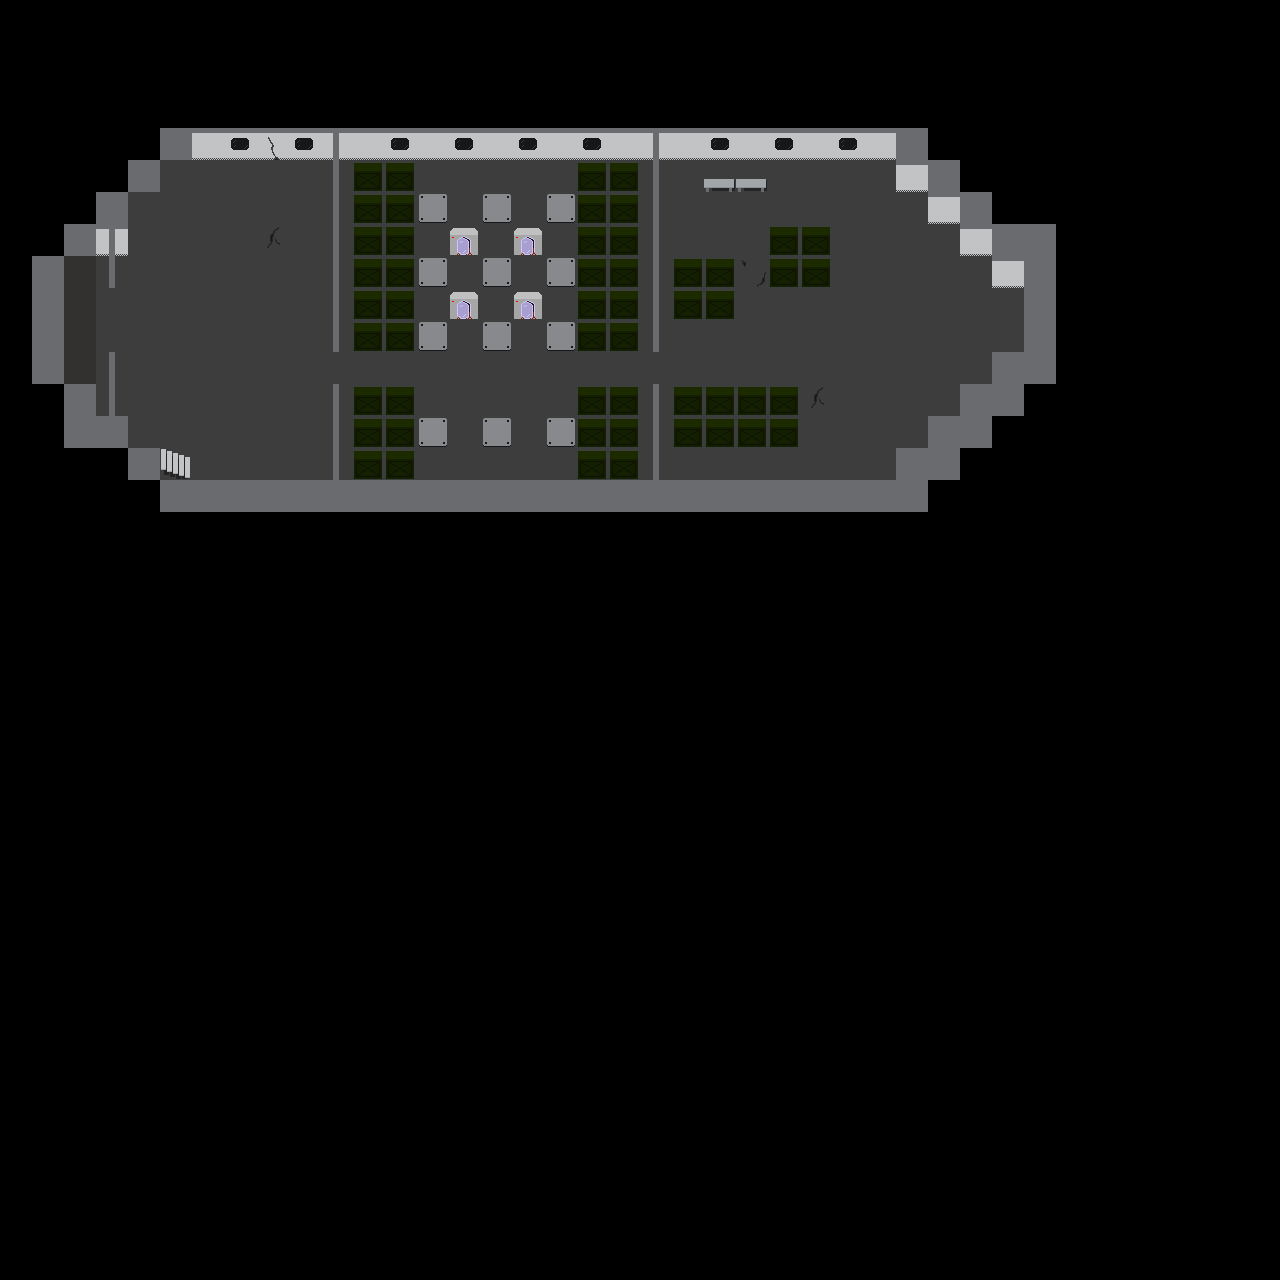

This game map was drawn from its Tiled (.tmx) file and the tilesets committed beside it. A one-line description and the trimmed map source follow:
An orthogonal 40x40 tile map with 32x32 px tiles, 2 tile layers (BOT_1, BOT_2), 4 hidden layers not drawn, 2 tilesets and 40 objects (console_bot, exit_bot, stairs_bot, exit_bot_2, animal_stasis_pot_1, ...).

<map version="1.0" orientation="orthogonal" renderorder="right-down" width="40" height="40" tilewidth="32" tileheight="32" nextobjectid="34">
 <tileset firstgid="1" name="tileset" tilewidth="32" tileheight="32" tilecount="240" columns="20">
  <image source="Tilesets/tileset.png" width="640" height="400" />
  <tile id="0">
   <objectgroup draworder="index">
    <object id="1" x="0" y="0" width="32" height="32" />
   </objectgroup>
  </tile>
  <tile id="1">
   <objectgroup draworder="index">
    <object id="4" x="0" y="0" width="32" height="32" />
   </objectgroup>
  </tile>
  <tile id="20">
   <objectgroup draworder="index">
    <object id="1" x="13" y="0" width="7" height="32" />
   </objectgroup>
  </tile>
  <tile id="22">
   <objectgroup draworder="index">
    <object id="1" x="0" y="0" width="32" height="32" />
   </objectgroup>
  </tile>
  <tile id="25">
   <objectgroup draworder="index">
    <object id="1" x="0" y="0" width="32" height="32" />
   </objectgroup>
  </tile>
  <tile id="40">
   <objectgroup draworder="index">
    <object id="1" x="0" y="0" width="32" height="32" />
   </objectgroup>
  </tile>
  <tile id="42">
   <objectgroup draworder="index">
    <object id="1" x="0" y="0" width="32" height="32" />
   </objectgroup>
  </tile>
  <tile id="45">
   <objectgroup draworder="index">
    <object id="1" x="0" y="0" width="32" height="32" />
   </objectgroup>
  </tile>
  <tile id="80">
   <objectgroup draworder="index">
    <object id="1" x="0.363636" y="19.2727" width="29.6364" height="8.54545" />
   </objectgroup>
  </tile>
  <tile id="81">
   <objectgroup draworder="index">
    <object id="1" x="0.909091" y="18.9091" width="30" height="9.45455" />
   </objectgroup>
  </tile>
  <tile id="82">
   <objectgroup draworder="index">
    <object id="1" x="23.6364" y="8" width="6.90909" height="21.8182" />
   </objectgroup>
  </tile>
  <tile id="83">
   <objectgroup draworder="index">
    <object id="1" x="1.63636" y="2.54545" width="28.3636" height="28.1818" />
   </objectgroup>
  </tile>
  <tile id="85">
   <objectgroup draworder="index">
    <object id="1" x="2" y="3.81818" width="27.4545" height="27.2727" />
   </objectgroup>
  </tile>
 </tileset>
 <tileset firstgid="241" name="animations" tilewidth="32" tileheight="32" tilecount="80" columns="10">
  <image source="Tilesets/animations.png" width="320" height="256" />
  <tile id="0">
   <objectgroup draworder="index">
    <object id="1" x="8.36364" y="0" width="18.7273" height="32" />
   </objectgroup>
  </tile>
  <tile id="1">
   <objectgroup draworder="index">
    <object id="1" x="9.63636" y="3.27273" width="14.9091" height="28.9091" />
   </objectgroup>
  </tile>
  <tile id="2">
   <objectgroup draworder="index">
    <object id="1" x="9.81818" y="3.27273" width="14.7273" height="28.7273" />
   </objectgroup>
  </tile>
  <tile id="3">
   <objectgroup draworder="index">
    <object id="1" x="8.18182" y="2.36364" width="15.8182" height="29.4545" />
   </objectgroup>
  </tile>
  <tile id="4">
   <objectgroup draworder="index">
    <object id="1" x="8.36364" y="4" width="15.0909" height="28.5455" />
   </objectgroup>
  </tile>
  <tile id="5">
   <objectgroup draworder="index">
    <object id="1" x="9.81818" y="4.36364" width="14.3636" height="27.4545" />
   </objectgroup>
  </tile>
  <tile id="6">
   <objectgroup draworder="index">
    <object id="1" x="10" y="4.36364" width="16.3636" height="27.0909" />
   </objectgroup>
  </tile>
  <tile id="7">
   <objectgroup draworder="index">
    <object id="1" x="10.5455" y="6" width="14.5455" height="26.1818" />
   </objectgroup>
  </tile>
  <tile id="8">
   <objectgroup draworder="index">
    <object id="1" x="8.90909" y="2.90909" width="18.1818" height="28.5455" />
   </objectgroup>
  </tile>
  <tile id="9">
   <objectgroup draworder="index">
    <object id="1" x="7.81818" y="4.72727" width="17.4545" height="27.0909" />
   </objectgroup>
  </tile>
 </tileset>
 <layer name="BOT_1" width="40" height="40">
  <properties>
   <property name="level_layer" type="int" value="0" />
  </properties>
  <data>[1600 cells, 345 non-empty, 6 distinct tile ids]</data>
 </layer>
 <layer name="BOT_2" width="40" height="40">
  <properties>
   <property name="level_layer" type="int" value="0" />
  </properties>
  <data>[1600 cells, 89 non-empty, 11 distinct tile ids]</data>
 </layer>
 <objectgroup name="BOT_O">
  <object id="11" name="console_bot" gid="82" x="672" y="189" width="32" height="32">
   <properties>
    <property name="action" value="destroy:exit_bot|exit_bot_2" />
   </properties>
  </object>
  <object id="12" name="exit_bot" gid="21" x="96.0568" y="352.094" width="32" height="32" />
  <object id="17" name="stairs_bot" gid="5" x="160" y="479.333" width="32" height="32">
   <properties>
    <property name="switch_layer" type="int" value="1" />
   </properties>
  </object>
  <object id="22" name="exit_bot_2" gid="21" x="96" y="320.151" width="32" height="32" />
  <object id="24" name="animal_stasis_pot_1" gid="85" x="448.667" y="256.667" width="32" height="32" />
  <object id="26" name="animal_stasis_pot_2" gid="85" x="512" y="256.333" width="32" height="32" />
  <object id="27" name="animal_stasis_pot_3" gid="85" x="447.667" y="320.333" width="32" height="32" />
  <object id="28" name="animal_stasis_pot_4" gid="85" x="512" y="320.667" width="32" height="32" />
  <object id="29" name="end_of_lvl" gid="101" x="64" y="319.333" width="32" height="32">
   <properties>
    <property name="trigger_text" value="This is the end of the prototype|Sry|I hope you liked it| Soo .. Bye" />
   </properties>
  </object>
  <object id="32" name="dead_animal_warning" gid="102" x="480.667" y="378.667" width="32" height="32" />
 </objectgroup>
 <layer name="MID_1" width="40" height="40" visible="0">
  <properties>
   <property name="level_layer" type="int" value="1" />
  </properties>
  <data>[1600 cells, 344 non-empty, 6 distinct tile ids]</data>
 </layer>
 <layer name="MID_2" width="40" height="40" visible="0">
  <properties>
   <property name="level_layer" type="int" value="1" />
  </properties>
  <data>[1600 cells, 61 non-empty, 10 distinct tile ids]</data>
 </layer>
 <objectgroup name="MID_O" visible="0">
  <properties>
   <property name="level_layer" type="int" value="1" />
  </properties>
  <object id="15" name="stairs_mid_up" gid="5" x="159.333" y="320" width="32" height="32">
   <properties>
    <property name="switch_layer" type="int" value="2" />
   </properties>
  </object>
  <object id="16" name="stairs_mid_down" gid="4" x="160" y="479.333" width="32" height="32">
   <properties>
    <property name="switch_layer" type="int" value="0" />
   </properties>
  </object>
  <object id="23" name="console_mid" gid="83" x="895.5" y="329.333" width="32" height="32">
   <properties>
    <property name="trigger_vote" value="disable_pipe_system|Shut off pipe system?" />
   </properties>
  </object>
 </objectgroup>
 <layer name="TOP_1" width="40" height="40" visible="0">
  <properties>
   <property name="level_layer" type="int" value="2" />
  </properties>
  <data>[1600 cells, 80 non-empty, 5 distinct tile ids]</data>
 </layer>
 <layer name="TOP_2" width="40" height="40" visible="0">
  <properties>
   <property name="level_layer" type="int" value="2" />
  </properties>
  <data>[1600 cells, 5 non-empty, 4 distinct tile ids]</data>
 </layer>
 <objectgroup name="TOP_O">
  <properties>
   <property name="level_layer" type="int" value="2" />
  </properties>
  <object id="4" name="button_top" gid="65" x="478" y="294" width="32" height="32">
   <properties>
    <property name="turn_off" value="fire1|fire2" />
   </properties>
  </object>
  <object id="13" name="stairs_top" gid="4" x="160" y="320" width="32" height="32">
   <properties>
    <property name="switch_layer" type="int" value="1" />
   </properties>
  </object>
  </objectgroup>
</map>
<!-- 2 of 40 objects omitted -->